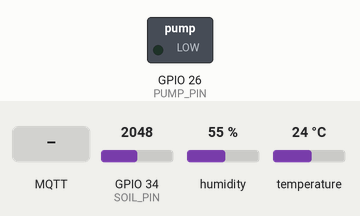
This sketch was run on a simulated ESP32. On the bench: switched loads named in the sketch (green lamp = pin HIGH). The inputs (shaded band) are chosen by the test bench; at power-on: GPIO 34 (SOIL_PIN) = 2048, humidity 55 %, temperature 24 °C. WiFi joins after 1.5 s; servers stay silent unless stated; random numbers use the default seed unless the sketch sets one; no MQTT or app messages arrive unless stated; what the sketch prints to the serial monitor is not drawn.

Above: at 2.7 s.
2.8 s: MQTT message "pump:on" arrives on the first subscribed topic
At 6.1 s:
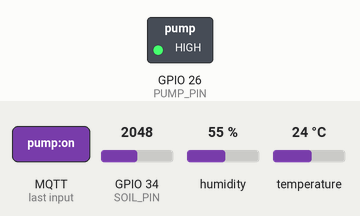
6.7 s: MQTT message "mode:auto" arrives on the first subscribed topic
At 7.9 s:
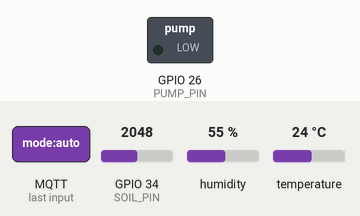
8.2 s: GPIO 34 (SOIL_PIN) set to 2829
12.9 s: GPIO 34 (SOIL_PIN) set to 2929
At 13.7 s:
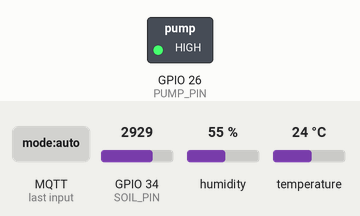
14.4 s: GPIO 34 (SOIL_PIN) set to 2275
15.9 s: GPIO 34 (SOIL_PIN) set to 2168
At 17.2 s:
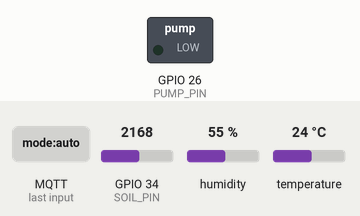
Timing chart, 0 to 18.5 s (numbered marks = the images above; inputs shaded):
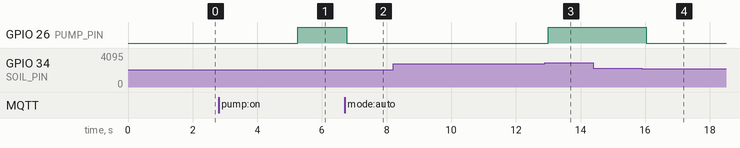

The sketch:

smart_irrigation_v2.ino
```cpp
// (licence header left out)
#include <WiFi.h>
#include <PubSubClient.h>
#include <DHT.h>

#define SOIL_PIN 34
#define DHT_PIN 4
#define PUMP_PIN 26

#define DRY_RAW 4095       // calibrate for your real sensor
#define WET_RAW 0
#define MAX_RUN_MS 10000   // safety: max pump run time
#define COOLDOWN_MS 5000   // safety: rest time after a stop

const char* MQTT_SERVER = "broker.hivemq.com";
const char* TOPIC_DATA  = "smartirrigation/ajay4821/data";
const char* TOPIC_CMD   = "smartirrigation/ajay4821/cmd";

WiFiClient wifiClient;
PubSubClient mqtt(wifiClient);
DHT dht(DHT_PIN, DHT22);

int onBelow = 30;          // start pumping below this %
int offAbove = 45;         // stop pumping above this %
bool autoMode = true;      // true = automatic, false = manual
bool manualPump = false;   // requested pump state in manual mode
bool pumpOn = false;

unsigned long pumpStart = 0, lastStop = 0;
unsigned long lastDht = 0, lastPublish = 0, lastReconnect = 0;
float temp = 0, hum = 0;

int readMoisture() {
  long sum = 0;
  for (int i = 0; i < 10; i++) {   // average 10 samples to reduce noise
    sum += analogRead(SOIL_PIN);
    delay(5);
  }
  int pct = map(sum / 10, DRY_RAW, WET_RAW, 0, 100);
  return constrain(pct, 0, 100);
}

// Called by PubSubClient whenever a command arrives
void onMessage(char* topic, byte* payload, unsigned int length) {
  String s;
  for (unsigned int i = 0; i < length; i++) s += (char)payload[i];
  s.trim();
  Serial.println("CMD: " + s);

  if (s == "mode:auto") autoMode = true;
  else if (s == "mode:manual") autoMode = false;
  else if (s == "pump:on") { autoMode = false; manualPump = true; }
  else if (s == "pump:off") { autoMode = false; manualPump = false; }
  else if (s.startsWith("low:")) onBelow = constrain(s.substring(4).toInt(), 0, 95);
  else if (s.startsWith("high:")) offAbove = constrain(s.substring(5).toInt(), 5, 100);

  // keep a gap between the two thresholds
  if (offAbove < onBelow + 5) offAbove = min(100, onBelow + 5);
}

void setup() {
  Serial.begin(115200);
  pinMode(PUMP_PIN, OUTPUT);
  digitalWrite(PUMP_PIN, LOW);
  dht.begin();

  WiFi.begin("Wokwi-GUEST", "", 6);   // Wokwi's built-in simulated Wi-Fi
  while (WiFi.status() != WL_CONNECTED) { delay(250); Serial.print("."); }
  Serial.println("\nWiFi connected");

  mqtt.setServer(MQTT_SERVER, 1883);
  mqtt.setBufferSize(256);
  mqtt.setCallback(onMessage);
}

void loop() {
  unsigned long now = millis();

  // (re)connect to the broker every 5 s if needed
  if (!mqtt.connected() && now - lastReconnect > 5000) {
    lastReconnect = now;
    String id = "esp32-" + String(random(0xffff), HEX);
    if (mqtt.connect(id.c_str())) {
      Serial.println("MQTT connected");
      mqtt.subscribe(TOPIC_CMD);
    } else {
      Serial.printf("MQTT failed, rc=%d\n", mqtt.state());
    }
  }
  mqtt.loop();

  int moisture = readMoisture();

  // DHT22 can only be read about every 2 s
  if (now - lastDht >= 2000) {
    lastDht = now;
    float t = dht.readTemperature();
    float h = dht.readHumidity();
    if (!isnan(t) && !isnan(h)) { temp = t; hum = h; }
  }

  // ---- pump control ----
  if (autoMode) {
    if (!pumpOn && moisture < onBelow && now - lastStop > COOLDOWN_MS) {
      pumpOn = true; pumpStart = now;
    }
    if (pumpOn && moisture > offAbove) {
      pumpOn = false; lastStop = now;
    }
  } else {
    if (manualPump && !pumpOn) { pumpOn = true; pumpStart = now; }
    if (!manualPump && pumpOn) { pumpOn = false; lastStop = now; }
  }
  // safety limit applies in both modes
  if (pumpOn && now - pumpStart > MAX_RUN_MS) {
    pumpOn = false; lastStop = now; manualPump = false;
  }
  digitalWrite(PUMP_PIN, pumpOn ? HIGH : LOW);

  // ---- publish telemetry every 2 s ----
  if (now - lastPublish >= 2000) {
    lastPublish = now;
    char msg[192];
    snprintf(msg, sizeof(msg),
      "{\"moisture\":%d,\"temp\":%.1f,\"humidity\":%.0f,\"pump\":%d,\"auto\":%d,\"low\":%d,\"high\":%d,\"up\":%lu}",
      moisture, temp, hum, pumpOn ? 1 : 0, autoMode ? 1 : 0, onBelow, offAbove, now / 1000UL);
    if (mqtt.connected()) mqtt.publish(TOPIC_DATA, msg);
    Serial.println(msg);
  }
  delay(100);
}
```

Measured:
- the behaviour switches between 2866 and 2867 on GPIO 34 (SOIL_PIN) (found by bisection; images 2 and 3)
- the behaviour switches between 2212 and 2211 on GPIO 34 (SOIL_PIN) (found by bisection; images 3 and 4)
- after the input at 2.8 s, GPIO 26 (PUMP_PIN): LOW → HIGH after 2.5 s
- after the input at 6.7 s, GPIO 26 (PUMP_PIN): HIGH → LOW after 0.07 s
- after the input at 8.2 s, every drawn part: stays the same
- after the input at 12.9 s, GPIO 26 (PUMP_PIN): LOW → HIGH after 0.10 s
- after the input at 14.4 s, every drawn part: stays the same
- after the input at 15.9 s, GPIO 26 (PUMP_PIN): HIGH → LOW after 0.13 s
